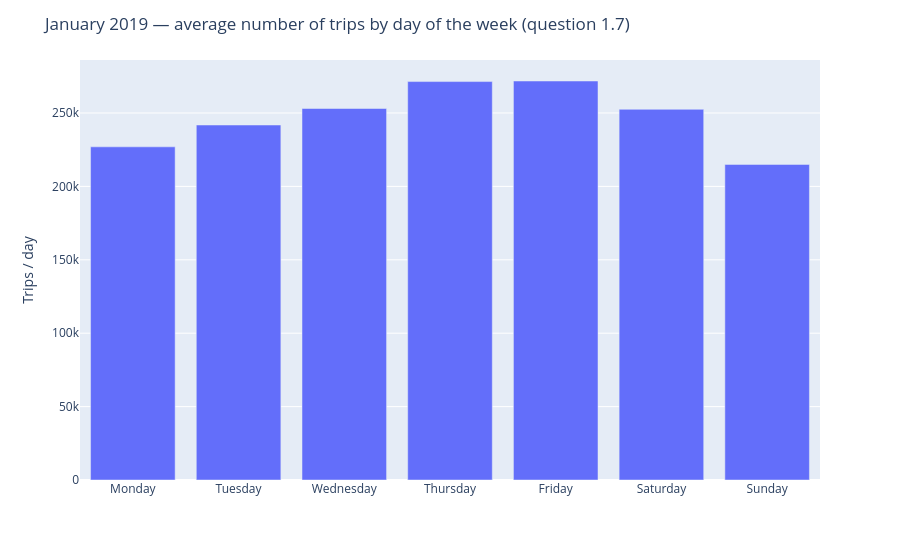

Source (notebook cell):
### Code cell
fig = dow.plot.bar(x="day_name", y="avg_trips_per_day")
fig.update_layout(title="January 2019 — average number of trips by day of the week (question 1.7)",
                  xaxis_title="", yaxis_title="Trips / day")
fig.show()

### Figure 1 — Plotly figure (JSON) as saved in the notebook; plotly's stock layout.template omitted (floating-point values rounded to 4 significant figures)
{"data": [{"hovertemplate": "day_name=%{x}<br>avg_trips_per_day=%{y}<extra></extra>", "legendgroup": "", "marker": {"color": "#636efa", "pattern": {"shape": ""}}, "name": "", "orientation": "v", "showlegend": false, "textposition": "auto", "type": "bar", "x": ["Monday", "Tuesday", "Wednesday", "Thursday", "Friday", "Saturday", "Sunday"], "xaxis": "x", "y": [226900.0, 241800.0, 253000.0, 271400.0, 271800.0, 252500.0, 215000.0], "yaxis": "y"}], "layout": {"barmode": "relative", "legend": {"tracegroupgap": 0}, "margin": {"t": 60}, "title": {"text": "January 2019 — average number of trips by day of the week (question 1.7)"}, "xaxis": {"anchor": "y", "domain": [0.0, 1.0], "title": {"text": ""}}, "yaxis": {"anchor": "x", "domain": [0.0, 1.0], "title": {"text": "Trips / day"}}}}
